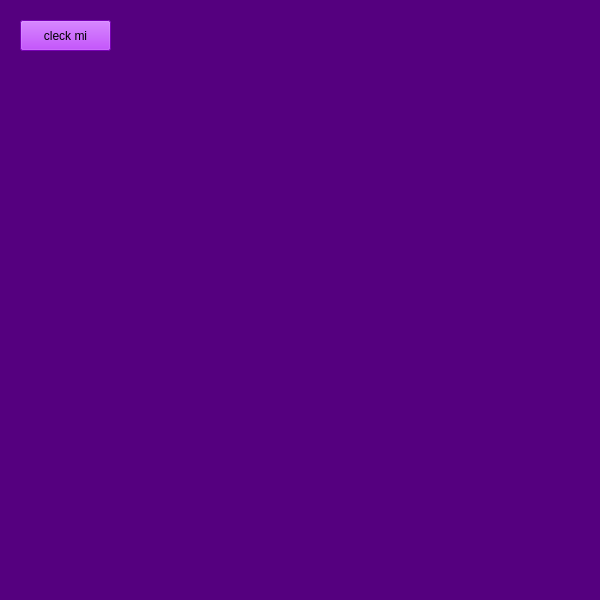
<?xml version="1.0" encoding="UTF-8"?>
<ui version="4.0">
 <class>Form</class>
 <widget class="QWidget" name="Form">
  <property name="geometry">
   <rect>
    <x>0</x>
    <y>0</y>
    <width>600</width>
    <height>600</height>
   </rect>
  </property>
  <property name="windowTitle">
   <string>Form</string>
  </property>
  <property name="styleSheet">
   <string notr="true">background-color: rgb(85, 0, 127);</string>
  </property>
  <widget class="QPushButton" name="btn">
   <property name="geometry">
    <rect>
     <x>20</x>
     <y>20</y>
     <width>91</width>
     <height>31</height>
    </rect>
   </property>
   <property name="styleSheet">
    <string notr="true">background-color: rgb(170, 0, 255);</string>
   </property>
   <property name="text">
    <string>cleck mi</string>
   </property>
  </widget>
 </widget>
 <resources/>
 <connections/>
</ui>
